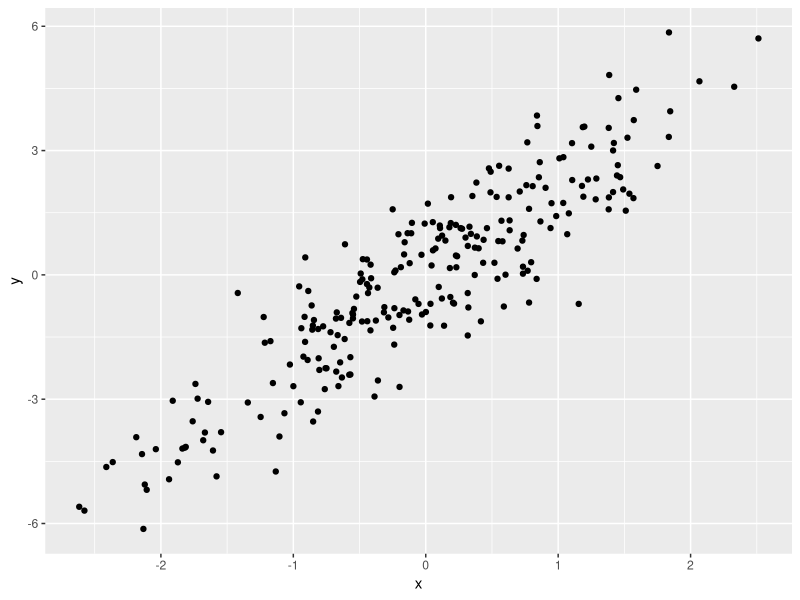
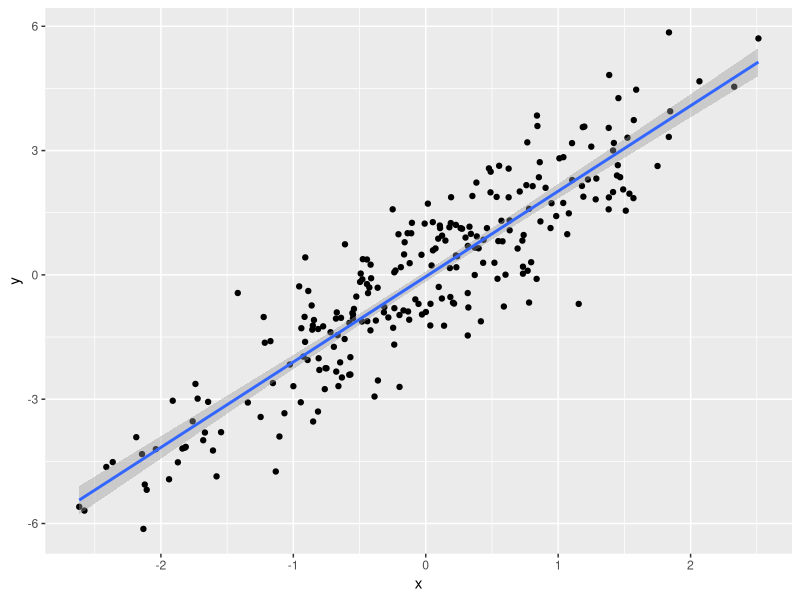
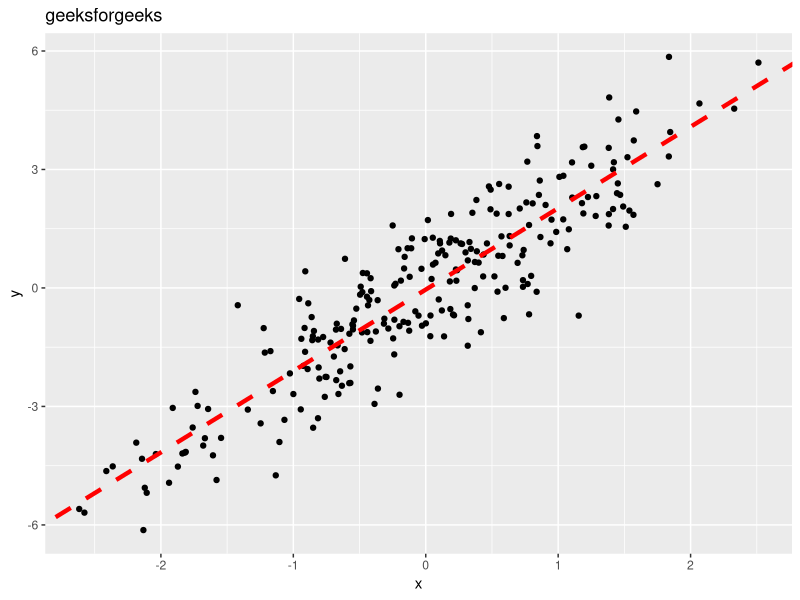
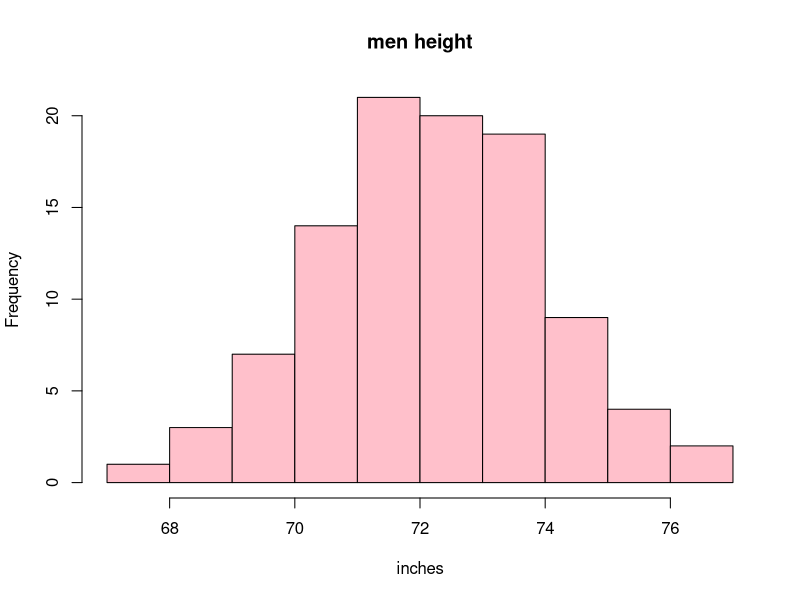
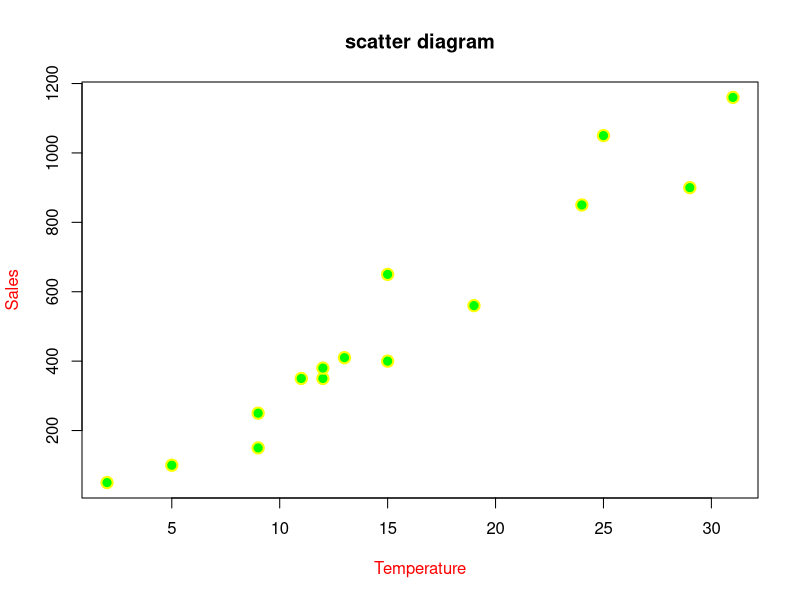
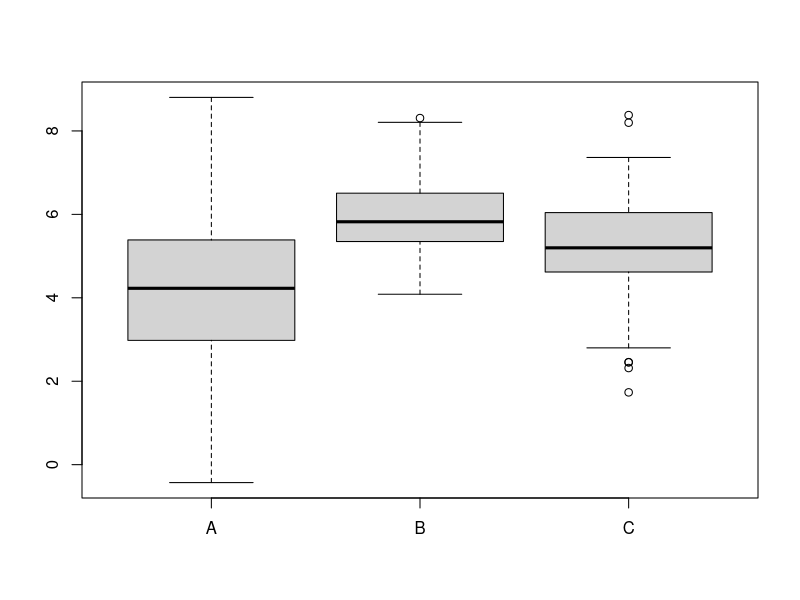

Source code (R) for these figures, in order: (Note: this script raises an error after producing the figures.)
# Create example data
rm(list = ls())
set.seed(87)
x <- rnorm(250)
y <- rnorm(250) + 2 *x
data <- data.frame(x, y)
# Print first rows of data
head(data)
# Install & load ggplot2
library("ggplot2")
# Create basic ggplot
# and Add regression line
ggp <- ggplot(data, aes(x, y)) +
  geom_point()
ggp
ggp +
  stat_smooth(method = "lm",
              formula = y ~ x,
              geom = "smooth")




#_______2_______#
rm(list = ls())
# Install & load ggplot2
library("ggplot2")
set.seed(87)
# Create example data
x <- rnorm(250)
y <- rnorm(250) + 2 *x
data <- data.frame(x, y)
reg<-lm(formula = y ~ x,
        data=data)
#get intercept and slope value
coeff<-coefficients(reg)
intercept<-coeff[1]
slope<- coeff[2]
# Create basic ggplot
ggp <- ggplot(data, aes(x, y)) +
  geom_point()
# add the regression line
ggp+geom_abline(intercept = intercept, slope = slope, color="red",
                linetype="dashed", size=1.5)+
  ggtitle("geeksforgeeks")


set.seed(1)
men_height<-rnorm(100,72,2)
men_height
hist(men_height,main = "men height",xlab="inches",ylab="Frequency",col="pink")


temp<-c(12,15,9,13,12,25,11,5,9,2,19,24,29,15,31)
sales<-c(350,400,250,410,380,1050,350,100,150,50,560,850,900,650,1160)
plot(temp,sales,main = "scatter diagram",xlab="Temperature",ylab="Sales",col.lab="red",pch=21,cex=1.5,col="yellow",bg="green",lwd=2)

set.seed(1)
A<-rnorm(100,4,2)
B<-rnorm(100,6,1)
C<-rnorm(100,5.2,1.2)
df<-data.frame(A,B,C)
df
#head(df,10)
#tail(df,12)
head(df)
boxplot(df)


h<-matrix(c(1,2,3,4),nrow = 2,ncol = 2,byrow = T)
h
h[2,2]


a<-matrix(c(4,5,8,3),nrow = 2,ncol = 2,byrow = T)
a
a[1,2]
a[1,]
a[,2]
a[,]


#_____new_____
x1<-c(1,2,3,5,7)
x2<-c(3,4,5,6,2)
x3<-c(6,7,4,6,8)
x4<-c(4,5,6,7,2)

y<-c(4,5,6,7,8)
k<-length(x1)
k

#_____creating data frame____
dataf<-cbind(x1,x2,x3,x4)
dataf
dataf2<-rbind(x1,x2,x3,x4)
dataf2

df<-data.frame(x1,x2,x3,x4)
df

d<-df[,1:2]

d

d2<-df[1,]

reg<-lm(x1~x2)

reg

summary(reg)

t<-t(df)
t
beta<-solve(t%*%df)%*%(t%*%y)

#######
df2<-data.frame(Name=c("H","O","J","F"),Roll=c(40,21,04,12))
df2


iris
